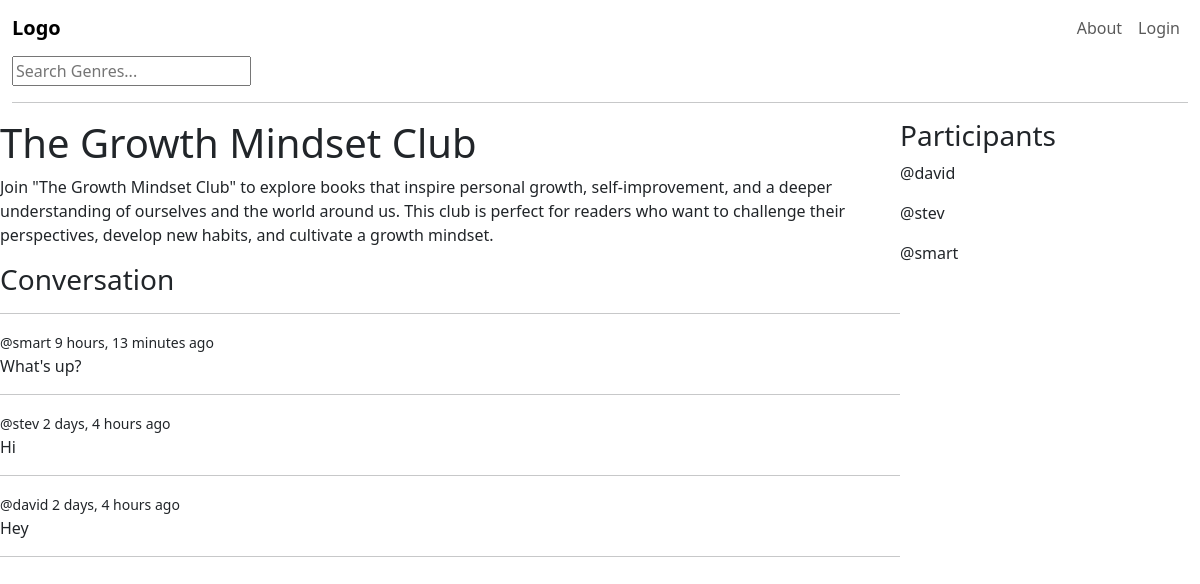
Screenshot of /club/5 with the database file from the repository.
### base/models.py (models this page shows, shortened)
class Club(models.Model):
    host = models.ForeignKey(User, on_delete=models.SET_NULL, null=True)
    genre = models.ForeignKey(Genre, on_delete=models.SET_NULL, null=True)
    name = models.CharField(max_length=200)
    description = models.TextField(null=True, blank=True)
    rules = models.TextField(null=True, blank=True)
    participants = models.ManyToManyField(User, related_name='participants', blank=True)
    updated = models.DateTimeField(auto_now=True)
    created = models.DateTimeField(auto_now_add=True)
    class Meta:
        ordering = ['-updated', '-created']

class Message(models.Model):
    user = models.ForeignKey(User, on_delete=models.CASCADE)
    club = models.ForeignKey(Club, on_delete=models.CASCADE)
    body = models.TextField()
    updated = models.DateTimeField(auto_now=True)
    created = models.DateTimeField(auto_now_add=True)
    class Meta:
        ordering = ['-updated', '-created']

### base/views.py (the view, shortened to what this page needs)
# urls.py: path('club/<str:pk>', views.club, name='club'),
def club(request, pk):
    club = Club.objects.get(id=pk)
    club_messages = club.message_set.all()
    participants = club.participants.all()
    context = {"club": club, 'club_messages': club_messages, 'participants': participants}
    return render(request, 'base/club.html', context)

### base/templates/base/club.html (shortened to what this page needs)
{% extends 'main.html' %}
{% block content %}
<div class="club-container">
    <div>
        <h1>{{club.name}}</h1>
        <p>{{club.description}}</p>
        <div class="comment-wrapper">
            <h3>Conversation</h3>
            <hr>
            {% for message in club_messages %}
            <div>
                <small>@{{message.user}} {{message.created|timesince}} ago</small>
                <p>{{message.body}}</p>
                <hr>
            </div>
            {% endfor %}
        </div>
    </div>
    <div>
        <h3>Participants</h3>
        {% for user in participants %}
        <div>
            <p>@{{user.username}}</p>
        </div>
        {% endfor %}
    </div>
</div>
{% endblock content %}

### base/templates/base/club.html (style rules this page uses)
.club-container { display: grid; grid-template-columns: 3fr 1fr; }

### rows the page displays
Club: name "The Growth Mindset Club", description "Join \"The Growth Mindset Club\" to explore books that inspire personal growth, self-improvement, and a deeper understanding of ourselves and the world around us. This club is perfect for readers who want to challenge their perspectives, develop new habits, and cultivate a growth mindset."
Message: user "smart", created "9 hours, 13 minutes", body "What's up?"
Message: user "stev", created "2 days, 4 hours", body "Hi"
Message: user "david", created "2 days, 4 hours", body "Hey"

### other values shown
{{ user.username }} "david"
{{ user.username }} "stev"
{{ user.username }} "smart"
